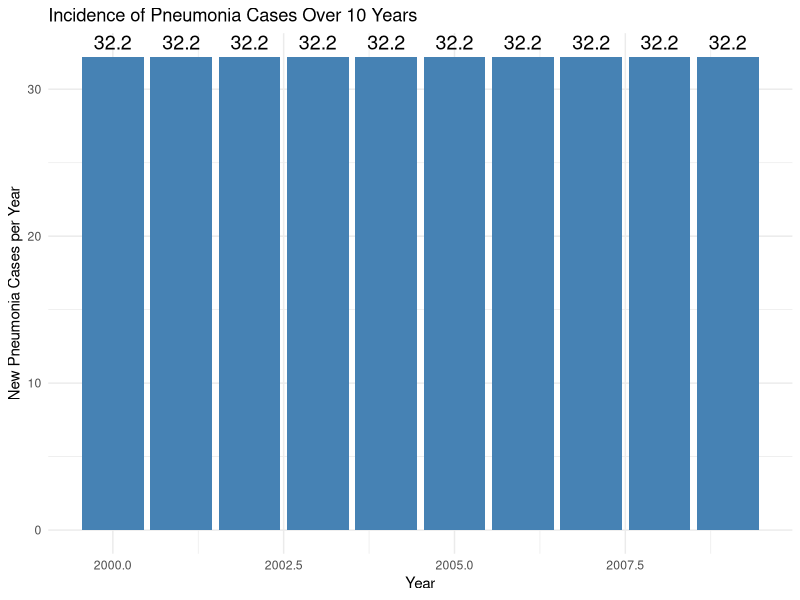

Write R code to recreate this figure.
## ---- chunk 1
library(tidyverse)
## ---- chunk 2
pneumonia_data <- tibble(
  Year = 2000:2009,  # 10-year period
  Total_Population = rep(118540, 10),
  New_Cases = rep(322/10, 10),  # Average cases per year
  Incidence_Rate = (322/10) / 118540 * 10000  # Incidence Rate Calculation
)

# Display the tibble table
pneumonia_data
## ---- chunk 3
ggplot(pneumonia_data, aes(x = Year, y = New_Cases)) +
  geom_col(fill = "steelblue") +
  geom_text(aes(label = round(New_Cases, 1)), vjust = -0.5, size = 5) +
  labs(title = "Incidence of Pneumonia Cases Over 10 Years",
       x = "Year",
       y = "New Pneumonia Cases per Year") +
  theme_minimal()
